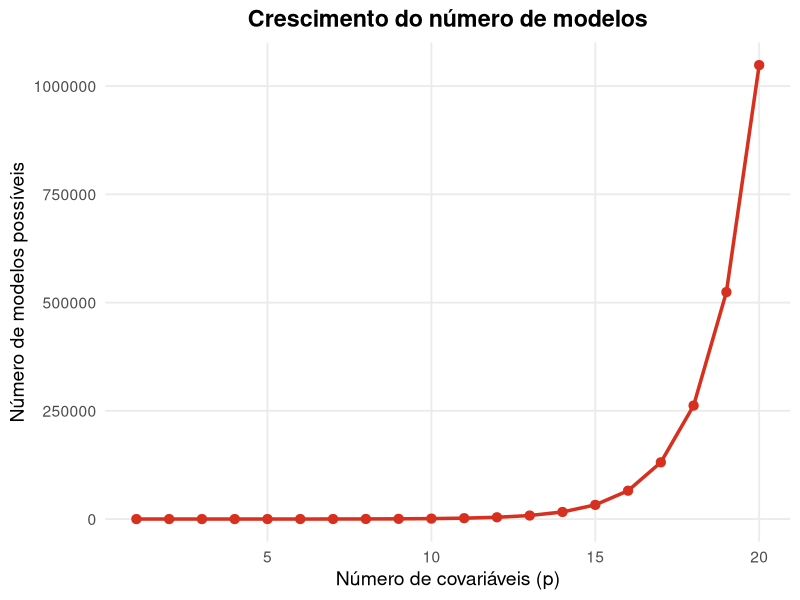
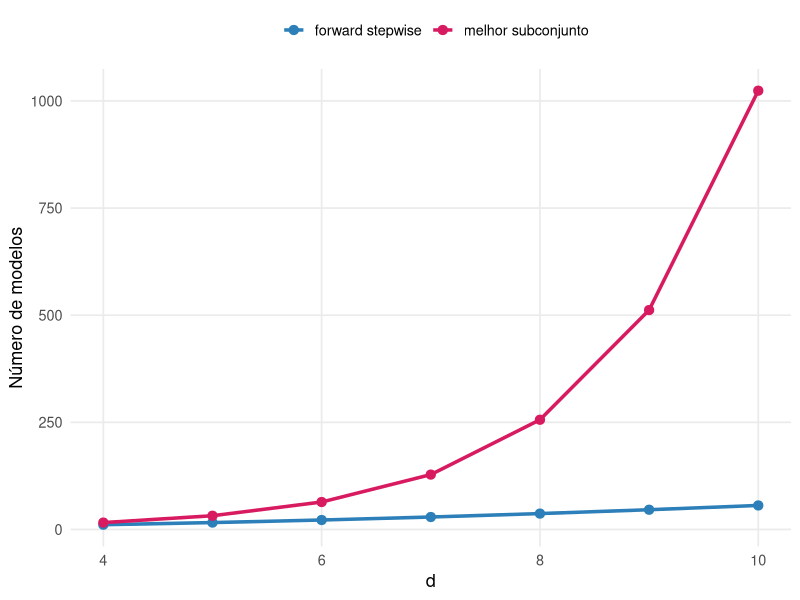
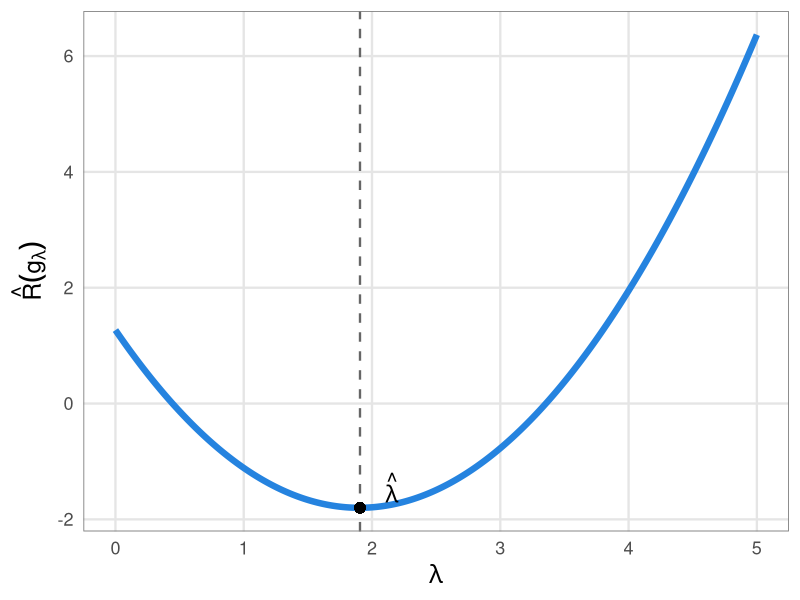
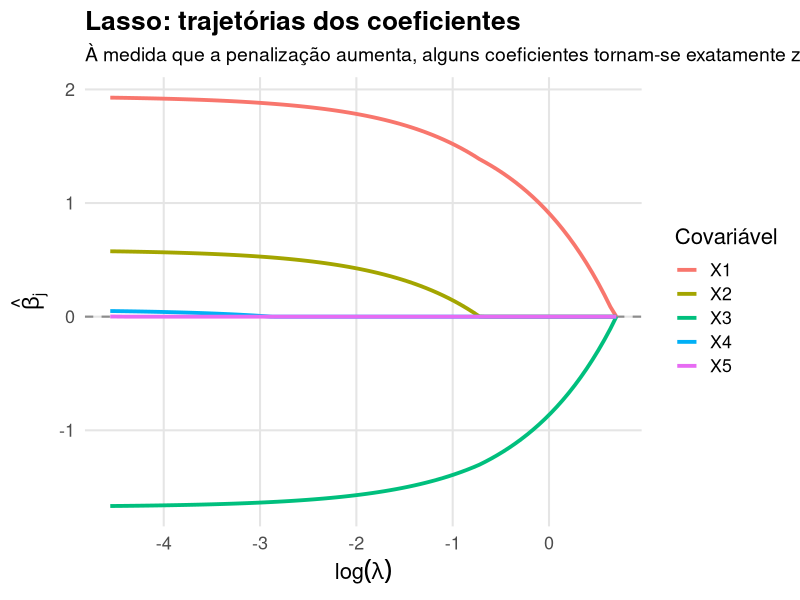
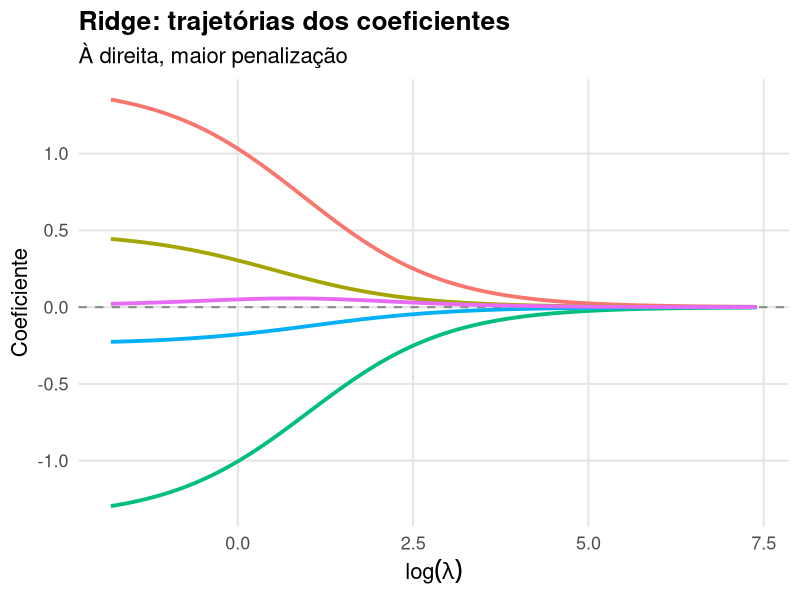

These figures' R source, in order:
## ---- chunk 1
#| echo: false
#| fig-width: 7
#| fig-height: 4
#| fig-align: center

library(ggplot2)

p <- 1:20
modelos <- 2^p

df <- data.frame(p, modelos)

ggplot(df, aes(p, modelos)) +
  geom_line(color = "#D7301F", linewidth = 1.2) +
  geom_point(color = "#D7301F", size = 2.8) +
  theme_minimal(base_size = 14) +
  labs(
    title = "Crescimento do número de modelos",
    x = "Número de covariáveis (p)",
    y = "Número de modelos possíveis"
  ) +
  theme(
    plot.title = element_text(hjust = 0.5, face = "bold"),
    panel.grid.minor = element_blank()
  )
## ---- chunk 2
#| echo: false
#| fig-width: 7
#| fig-height: 4
#| fig-align: center

library(ggplot2)

d <- 4:10

melhor_subconjunto <- 2^d
forward_stepwise <- 1 + d * (d + 1) / 2

df_plot <- data.frame(
  d = rep(d, 2),
  modelos = c(forward_stepwise, melhor_subconjunto),
  metodo = rep(c("forward stepwise", "melhor subconjunto"), each = length(d))
)

ggplot(df_plot, aes(x = d, y = modelos, color = metodo)) +
  geom_line(linewidth = 1.2) +
  geom_point(size = 2.8) +
  scale_color_manual(values = c(
    "forward stepwise" = "#2C7FB8",
    "melhor subconjunto" = "#D81B60"
  )) +
  theme_minimal(base_size = 13) +
  labs(
    x = "d",
    y = "Número de modelos",
    color = ""
  ) +
  theme(
    legend.position = "top",
    plot.title = element_text(hjust = 0.5, face = "bold"),
    panel.grid.minor = element_blank()
  )
## ---- chunk 3
#| echo: false
#| warning: false
#| message: false
#| fig-align: center

library(ggplot2)

# ---------------------------------------------------------
# Construção dos dados
# ---------------------------------------------------------

lambda <- seq(0, 5, length.out = 300)

R_hat <- 0.85 * (lambda - 1.9)^2 - 1.8

dados <- data.frame(
  lambda = lambda,
  R_hat = R_hat
)

# ---------------------------------------------------------
# Valor de lambda que minimiza o risco estimado
# ---------------------------------------------------------

lambda_otimo <- dados$lambda[which.min(dados$R_hat)]
R_min <- min(dados$R_hat)

# ---------------------------------------------------------
# Gráfico
# ---------------------------------------------------------

ggplot(dados, aes(x = lambda, y = R_hat)) +
  geom_line(
    color = "#2583DF",
    linewidth = 2.2
  ) +
  geom_vline(
    xintercept = lambda_otimo,
    linetype = "dashed",
    color = "grey40",
    linewidth = 0.8
  ) +
  geom_point(
    x = lambda_otimo,
    y = R_min,
    size = 3
  ) +
  annotate(
    "text",
    x = lambda_otimo + 0.25,
    y = R_min + 0.35,
    label = expression(hat(lambda)),
    size = 6
  ) +
  scale_x_continuous(
    breaks = 0:5,
    limits = c(0, 5)
  ) +
  scale_y_continuous(
    breaks = seq(-2, 6, by = 2)
  ) +
  labs(
    x = expression(lambda),
    y = expression(hat(R)(g[lambda]))
  ) +
  theme_minimal(base_size = 16) +
  theme(
    axis.title.x = element_text(size = 18),
    axis.title.y = element_text(size = 18),
    axis.text = element_text(size = 13),
    panel.grid.minor = element_blank(),
    panel.grid.major = element_line(
      color = "grey90",
      linewidth = 0.8
    ),
    panel.border = element_rect(
      color = "grey50",
      fill = NA,
      linewidth = 0.6
    )
  )
## ---- chunk 4
#| echo: false
#| warning: false
#| message: false
#| fig-align: center
#| fig-width: 10
#| fig-height: 5.5

library(glmnet)
library(ggplot2)
library(dplyr)
library(tidyr)

set.seed(123)

# ---------------------------------------------------------
# 1. Simulação dos dados
# ---------------------------------------------------------

n <- 150
p <- 5

X <- matrix(
  rnorm(n * p),
  nrow = n,
  ncol = p
)

colnames(X) <- paste0("X", 1:p)

# X4 e X5 não possuem efeito verdadeiro
beta_verdadeiro <- c(2, 0.7, -1.5, 0, 0)

y <- as.numeric(
  X %*% beta_verdadeiro +
    rnorm(n, sd = 1)
)

# ---------------------------------------------------------
# 2. Ajuste do Lasso
# ---------------------------------------------------------

ajuste_lasso <- glmnet(
  x = X,
  y = y,
  alpha = 1,
  standardize = TRUE,
  nlambda = 150
)

# ---------------------------------------------------------
# 3. Extrair trajetórias dos coeficientes
# ---------------------------------------------------------

betas <- as.matrix(coef(ajuste_lasso))[-1, ]

dados <- data.frame(
  log_lambda = log(ajuste_lasso$lambda),
  t(betas),
  check.names = FALSE
)

# Formato longo
dados_long <- dados |>
  pivot_longer(
    cols = -log_lambda,
    names_to = "Variavel",
    values_to = "Coeficiente"
  )

# ---------------------------------------------------------
# 4. Gráfico
# ---------------------------------------------------------

ggplot(
  dados_long,
  aes(
    x = log_lambda,
    y = Coeficiente,
    color = Variavel
  )
) +
  geom_hline(
    yintercept = 0,
    linetype = "dashed",
    color = "grey55",
    linewidth = 0.7
  ) +
  geom_line(
    linewidth = 1.3
  ) +
  labs(
    title = "Lasso: trajetórias dos coeficientes",
    subtitle = paste(
      "À medida que a penalização aumenta,",
      "alguns coeficientes tornam-se exatamente zero"
    ),
    x = expression(log(lambda)),
    y = expression(hat(beta)[j]),
    color = "Covariável"
  ) +
  theme_minimal(base_size = 16) +
  theme(
    plot.title = element_text(
      size = 19,
      face = "bold"
    ),
    plot.subtitle = element_text(
      size = 14
    ),
    axis.title = element_text(
      size = 16
    ),
    axis.text = element_text(
      size = 13
    ),
    legend.position = "right",
    panel.grid.minor = element_blank(),
    panel.grid.major = element_line(
      color = "grey90",
      linewidth = 0.7
    )
  )
## ---- chunk 5
#| echo: false
#| warning: false
#| message: false
#| fig-align: center
#| fig-width: 10
#| fig-height: 5.5

library(glmnet)
library(ggplot2)
library(dplyr)
library(tidyr)

set.seed(123)

# ---------------------------------------------------------
# 1. Simulação dos dados
# ---------------------------------------------------------

n <- 150
p <- 5

X <- matrix(
  rnorm(n * p),
  nrow = n,
  ncol = p
)

colnames(X) <- paste0("X", 1:p)

# Coeficientes verdadeiros
beta_verdadeiro <- c(1.5, 0.6, -1.2, -0.3, 0)

y <- as.numeric(
  X %*% beta_verdadeiro +
    rnorm(n, sd = 1)
)

# ---------------------------------------------------------
# 2. Ajuste Ridge
# alpha = 0 -> Ridge
# ---------------------------------------------------------

ajuste_ridge <- glmnet(
  x = X,
  y = y,
  alpha = 0,
  standardize = TRUE,
  nlambda = 150
)

# ---------------------------------------------------------
# 3. Extrair trajetórias dos coeficientes
# ---------------------------------------------------------

betas <- as.matrix(coef(ajuste_ridge))[-1, ]

dados <- data.frame(
  log_lambda = log(ajuste_ridge$lambda),
  t(betas),
  check.names = FALSE
)

dados_long <- dados |>
  pivot_longer(
    cols = -log_lambda,
    names_to = "Variavel",
    values_to = "Coeficiente"
  )

# ---------------------------------------------------------
# 4. Gráfico
# ---------------------------------------------------------

ggplot(
  dados_long,
  aes(
    x = log_lambda,
    y = Coeficiente,
    color = Variavel
  )
) +
  geom_hline(
    yintercept = 0,
    linetype = "dashed",
    color = "grey55",
    linewidth = 0.7
  ) +
  geom_line(
    linewidth = 1.3
  ) +
  labs(
    title = "Ridge: trajetórias dos coeficientes",
    subtitle = "À direita, maior penalização",
    x = expression(log(lambda)),
    y = "Coeficiente",
    color = "Covariável"
  ) +
  theme_minimal(base_size = 16) +
  theme(
    plot.title = element_text(
      size = 19,
      face = "bold"
    ),
    plot.subtitle = element_text(
      size = 16
    ),
    axis.title = element_text(
      size = 16
    ),
    axis.text = element_text(
      size = 13
    ),
    legend.position = "none",
    panel.grid.minor = element_blank(),
    panel.grid.major = element_line(
      color = "grey90",
      linewidth = 0.7
    )
  )
